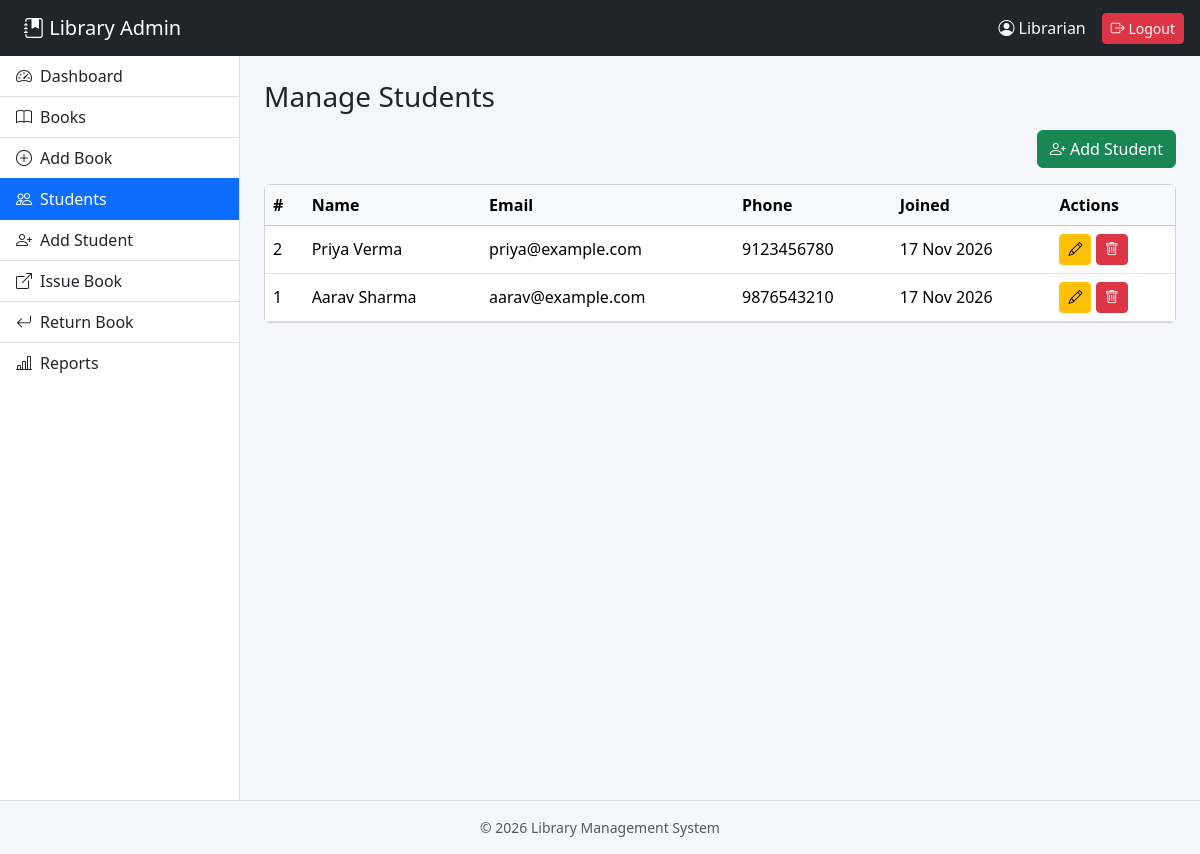
The app's page /admin/manage_students.php (signed in) with its own data.
### tables this page shows
CREATE TABLE IF NOT EXISTS students (
  id INT AUTO_INCREMENT PRIMARY KEY,
  name VARCHAR(100) NOT NULL,
  email VARCHAR(100) NOT NULL UNIQUE,
  phone VARCHAR(20),
  created_at TIMESTAMP DEFAULT CURRENT_TIMESTAMP
);

### admin/includes/db.php (called while the page is built, shortened)
<?php
$conn = new mysqli('localhost', 'root', '', 'library_db');
$conn->set_charset('utf8mb4');
function db_run($sql, $types = '', $params = []) {
    global $conn;
    $st = $conn->prepare($sql);
    $st->execute();
    return $st;
}
function db_all($sql, $types = '', $params = []) { return db_run($sql, $types, $params)->get_result()->fetch_all(MYSQLI_ASSOC); }
function e($s) { return htmlspecialchars((string)$s, ENT_QUOTES, 'UTF-8'); }

### admin/manage_students.php (the view, shortened to what this page needs)
<?php
require_once '../includes/header.php';
$students = db_all('SELECT * FROM students ORDER BY id DESC');
?>
<div class="mb-3 text-end"><a href="add_student.php" class="btn btn-success"><i class="bi bi-person-plus"></i> Add Student</a></div>
<div class="card"><div class="table-responsive"><table class="table table-hover align-middle mb-0">
  <thead class="table-light"><tr><th>#</th><th>Name</th><th>Email</th><th>Phone</th><th>Joined</th><th>Actions</th></tr></thead><tbody>
  <?php foreach ($students as $s): ?>
    <tr><td><?= $s['id'] ?></td><td><?= e($s['name']) ?></td><td><?= e($s['email']) ?></td><td><?= e($s['phone']) ?></td><td><?= date('d M Y', strtotime($s['created_at'])) ?></td>
      <td class="text-nowrap"><a href="edit_student.php?id=<?= $s['id'] ?>" class="btn btn-sm btn-warning"><i class="bi bi-pencil"></i></a>
        <form method="post" class="d-inline" onsubmit="return confirm('Delete this student?')"><button name="delete" value="<?= $s['id'] ?>" class="btn btn-sm btn-danger"><i class="bi bi-trash"></i></button></form></td></tr>
  <?php endforeach; if (!$students): ?><tr><td colspan="6" class="text-center text-muted py-4">No students yet.</td></tr><?php endif; ?>
</tbody></table></div></div>
<?php require_once '../includes/footer.php'; ?>

### assets/css/style.css (style rules this page uses)
body { background: #f4f6f9; }

### records on screen
students: id "2", name "Priya Verma", email "priya@example.com", phone "9123456780", created_at "17 Nov 2026"
students: id "1", name "Aarav Sharma", email "aarav@example.com", phone "9876543210", created_at "17 Nov 2026"

### other values on screen
$_SESSION['admin_name'] "Librarian"
$label "Dashboard"
$label "Books"
$label "Add Book"
$label "Students"
$label "Add Student"
$label "Issue Book"
$label "Return Book"
$label "Reports"
$title "Manage Students"
